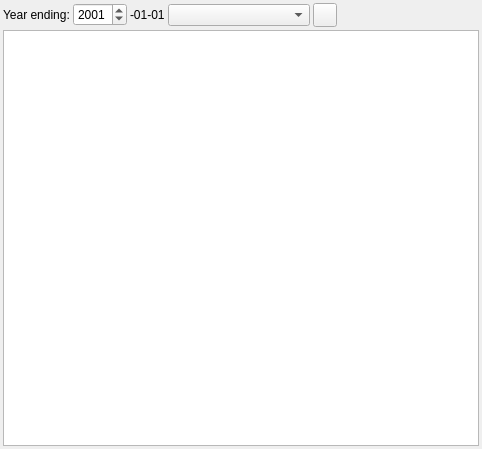
<?xml version="1.0" encoding="UTF-8"?>
<ui version="4.0">
 <class>ACC_InvoiceAccruedReportWidget</class>
 <widget class="QWidget" name="ACC_InvoiceAccruedReportWidget">
  <property name="geometry">
   <rect>
    <x>0</x>
    <y>0</y>
    <width>482</width>
    <height>449</height>
   </rect>
  </property>
  <property name="windowTitle">
   <string>Dialog</string>
  </property>
  <layout class="QGridLayout" name="gridLayout_2">
   <property name="leftMargin">
    <number>3</number>
   </property>
   <property name="topMargin">
    <number>3</number>
   </property>
   <property name="rightMargin">
    <number>3</number>
   </property>
   <property name="bottomMargin">
    <number>3</number>
   </property>
   <property name="spacing">
    <number>3</number>
   </property>
   <item row="0" column="0">
    <layout class="QHBoxLayout" name="horizontalLayout_2">
     <item>
      <widget class="QLabel" name="lblYearEnding">
       <property name="text">
        <string>Year ending:</string>
       </property>
      </widget>
     </item>
     <item>
      <widget class="QSpinBox" name="sbYear">
       <property name="minimum">
        <number>1970</number>
       </property>
       <property name="maximum">
        <number>9999</number>
       </property>
       <property name="value">
        <number>2001</number>
       </property>
      </widget>
     </item>
     <item>
      <widget class="QLabel" name="lblMonthDay">
       <property name="text">
        <string>-01-01</string>
       </property>
      </widget>
     </item>
     <item>
      <widget class="QComboBox" name="cbDebtorCreditor">
       <property name="sizePolicy">
        <sizepolicy hsizetype="Expanding" vsizetype="Fixed">
         <horstretch>0</horstretch>
         <verstretch>0</verstretch>
        </sizepolicy>
       </property>
       <property name="minimumSize">
        <size>
         <width>100</width>
         <height>0</height>
        </size>
       </property>
      </widget>
     </item>
     <item>
      <widget class="QToolButton" name="pbRefresh">
       <property name="minimumSize">
        <size>
         <width>24</width>
         <height>24</height>
        </size>
       </property>
       <property name="maximumSize">
        <size>
         <width>24</width>
         <height>24</height>
        </size>
       </property>
       <property name="toolTip">
        <string>Refresh report</string>
       </property>
       <property name="text">
        <string/>
       </property>
       <property name="icon">
        <iconset resource="../../../db/src/gui/db.qrc">
         <normaloff>:/images/icons/arrow_refresh.png</normaloff>:/images/icons/arrow_refresh.png</iconset>
       </property>
      </widget>
     </item>
     <item>
      <spacer name="horizontalSpacer">
       <property name="orientation">
        <enum>Qt::Horizontal</enum>
       </property>
       <property name="sizeHint" stdset="0">
        <size>
         <width>40</width>
         <height>20</height>
        </size>
       </property>
      </spacer>
     </item>
    </layout>
   </item>
   <item row="1" column="0">
    <widget class="RB_TextEdit" name="teReport"/>
   </item>
  </layout>
 </widget>
 <customwidgets>
  <customwidget>
   <class>RB_TextEdit</class>
   <extends>QTextEdit</extends>
   <header>rb_textedit.h</header>
  </customwidget>
 </customwidgets>
 <tabstops>
  <tabstop>teReport</tabstop>
  <tabstop>pbRefresh</tabstop>
 </tabstops>
 <resources>
  <include location="../../../db/src/gui/db.qrc"/>
 </resources>
 <connections/>
</ui>
